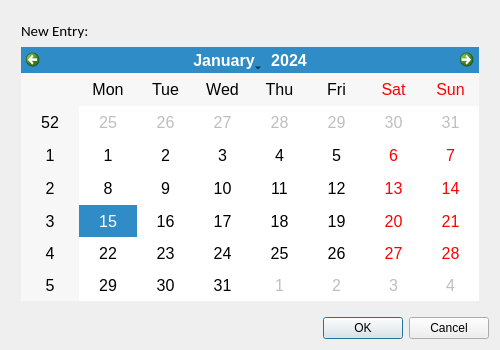
<?xml version="1.0" encoding="UTF-8"?>
<ui version="4.0">
 <class>new_droplist_dialog</class>
 <widget class="QDialog" name="new_droplist_dialog">
  <property name="geometry">
   <rect>
    <x>0</x>
    <y>0</y>
    <width>500</width>
    <height>350</height>
   </rect>
  </property>
  <property name="sizePolicy">
   <sizepolicy hsizetype="Fixed" vsizetype="Fixed">
    <horstretch>0</horstretch>
    <verstretch>0</verstretch>
   </sizepolicy>
  </property>
  <property name="minimumSize">
   <size>
    <width>500</width>
    <height>350</height>
   </size>
  </property>
  <property name="maximumSize">
   <size>
    <width>500</width>
    <height>350</height>
   </size>
  </property>
  <property name="windowTitle">
   <string>Info</string>
  </property>
  <layout class="QVBoxLayout" name="verticalLayout">
   <item>
    <layout class="QVBoxLayout" name="verticalLayout_2">
     <property name="leftMargin">
      <number>10</number>
     </property>
     <property name="topMargin">
      <number>10</number>
     </property>
     <property name="rightMargin">
      <number>10</number>
     </property>
     <property name="bottomMargin">
      <number>10</number>
     </property>
     <item>
      <widget class="QLabel" name="msgboxokcancel_label">
       <property name="sizePolicy">
        <sizepolicy hsizetype="Fixed" vsizetype="Preferred">
         <horstretch>0</horstretch>
         <verstretch>0</verstretch>
        </sizepolicy>
       </property>
       <property name="font">
        <font>
         <family>Calibri</family>
         <pointsize>11</pointsize>
        </font>
       </property>
       <property name="layoutDirection">
        <enum>Qt::LeftToRight</enum>
       </property>
       <property name="frameShape">
        <enum>QFrame::NoFrame</enum>
       </property>
       <property name="text">
        <string>New Entry:</string>
       </property>
       <property name="alignment">
        <set>Qt::AlignLeading|Qt::AlignLeft|Qt::AlignVCenter</set>
       </property>
      </widget>
     </item>
     <item>
      <widget class="QCalendarWidget" name="calendarWidget">
       <property name="font">
        <font>
         <pointsize>12</pointsize>
        </font>
       </property>
      </widget>
     </item>
    </layout>
   </item>
   <item>
    <widget class="QDialogButtonBox" name="dialogButtonBox">
     <property name="font">
      <font>
       <family>Arial</family>
       <pointsize>9</pointsize>
       <weight>50</weight>
       <bold>false</bold>
      </font>
     </property>
     <property name="orientation">
      <enum>Qt::Horizontal</enum>
     </property>
     <property name="standardButtons">
      <set>QDialogButtonBox::Cancel|QDialogButtonBox::Ok</set>
     </property>
    </widget>
   </item>
  </layout>
 </widget>
 <resources/>
 <connections>
  <connection>
   <sender>dialogButtonBox</sender>
   <signal>accepted()</signal>
   <receiver>new_droplist_dialog</receiver>
   <slot>accept()</slot>
   <hints>
    <hint type="sourcelabel">
     <x>248</x>
     <y>254</y>
    </hint>
    <hint type="destinationlabel">
     <x>157</x>
     <y>274</y>
    </hint>
   </hints>
  </connection>
  <connection>
   <sender>dialogButtonBox</sender>
   <signal>rejected()</signal>
   <receiver>new_droplist_dialog</receiver>
   <slot>reject()</slot>
   <hints>
    <hint type="sourcelabel">
     <x>316</x>
     <y>260</y>
    </hint>
    <hint type="destinationlabel">
     <x>286</x>
     <y>274</y>
    </hint>
   </hints>
  </connection>
 </connections>
</ui>
